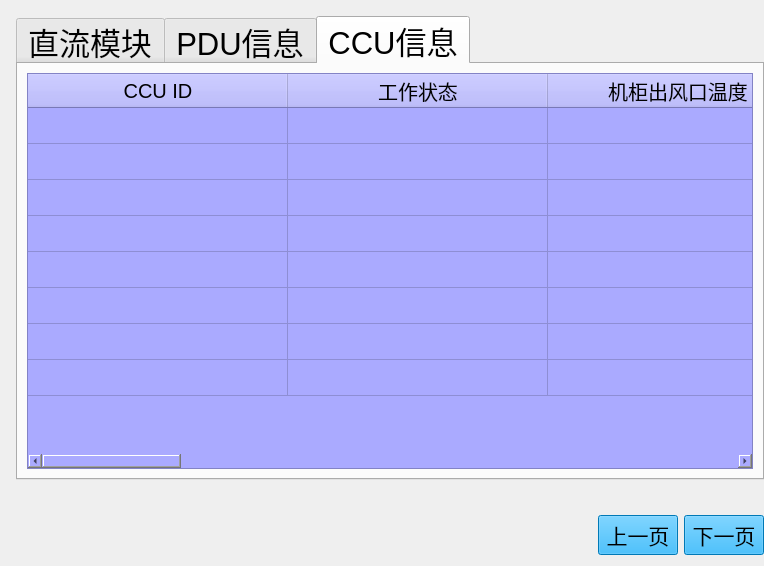
<?xml version="1.0" encoding="UTF-8"?>
<ui version="4.0">
 <class>DCChargerData</class>
 <widget class="QWidget" name="DCChargerData">
  <property name="geometry">
   <rect>
    <x>0</x>
    <y>0</y>
    <width>764</width>
    <height>566</height>
   </rect>
  </property>
  <property name="windowTitle">
   <string>Form</string>
  </property>
  <layout class="QHBoxLayout" name="horizontalLayout">
   <property name="spacing">
    <number>6</number>
   </property>
   <property name="sizeConstraint">
    <enum>QLayout::SetMinAndMaxSize</enum>
   </property>
   <property name="leftMargin">
    <number>16</number>
   </property>
   <property name="topMargin">
    <number>16</number>
   </property>
   <property name="rightMargin">
    <number>0</number>
   </property>
   <item>
    <layout class="QVBoxLayout" name="verticalLayout" stretch="16,1,1">
     <property name="sizeConstraint">
      <enum>QLayout::SetMinAndMaxSize</enum>
     </property>
     <item>
      <widget class="QTabWidget" name="tabWidgetDCInformation">
       <property name="sizePolicy">
        <sizepolicy hsizetype="Preferred" vsizetype="Preferred">
         <horstretch>0</horstretch>
         <verstretch>0</verstretch>
        </sizepolicy>
       </property>
       <property name="font">
        <font>
         <pointsize>23</pointsize>
        </font>
       </property>
       <property name="currentIndex">
        <number>2</number>
       </property>
       <widget class="QWidget" name="widgetDcModule">
        <attribute name="title">
         <string>直流模块</string>
        </attribute>
        <layout class="QVBoxLayout" name="verticalLayout_3">
         <item>
          <widget class="QTableWidget" name="tableWidgetDcModuleDate">
           <property name="font">
            <font>
             <pointsize>15</pointsize>
            </font>
           </property>
           <property name="layoutDirection">
            <enum>Qt::LeftToRight</enum>
           </property>
           <property name="styleSheet">
            <string notr="true">background-color: rgb(170, 170, 255);
color: rgb(0, 0, 0);</string>
           </property>
           <property name="verticalScrollBarPolicy">
            <enum>Qt::ScrollBarAlwaysOff</enum>
           </property>
           <property name="autoScroll">
            <bool>true</bool>
           </property>
           <property name="editTriggers">
            <set>QAbstractItemView::NoEditTriggers</set>
           </property>
           <property name="dragEnabled">
            <bool>false</bool>
           </property>
           <property name="selectionMode">
            <enum>QAbstractItemView::NoSelection</enum>
           </property>
           <attribute name="horizontalHeaderDefaultSectionSize">
            <number>260</number>
           </attribute>
           <attribute name="verticalHeaderVisible">
            <bool>false</bool>
           </attribute>
           <attribute name="verticalHeaderDefaultSectionSize">
            <number>36</number>
           </attribute>
           <row>
            <property name="text">
             <string/>
            </property>
           </row>
           <row>
            <property name="text">
             <string/>
            </property>
           </row>
           <row>
            <property name="text">
             <string/>
            </property>
           </row>
           <row>
            <property name="text">
             <string/>
            </property>
           </row>
           <row>
            <property name="text">
             <string/>
            </property>
           </row>
           <row>
            <property name="text">
             <string/>
            </property>
           </row>
           <row>
            <property name="text">
             <string/>
            </property>
           </row>
           <row>
            <property name="text">
             <string/>
            </property>
           </row>
           <column>
            <property name="text">
             <string>模块ID</string>
            </property>
            <property name="font">
             <font>
              <pointsize>15</pointsize>
             </font>
            </property>
            <property name="background">
             <color>
              <red>0</red>
              <green>170</green>
              <blue>255</blue>
             </color>
            </property>
           </column>
           <column>
            <property name="text">
             <string>工作状态</string>
            </property>
            <property name="font">
             <font>
              <pointsize>15</pointsize>
             </font>
            </property>
            <property name="background">
             <color>
              <red>0</red>
              <green>170</green>
              <blue>255</blue>
             </color>
            </property>
           </column>
           <column>
            <property name="text">
             <string>输出电压</string>
            </property>
            <property name="font">
             <font>
              <pointsize>15</pointsize>
             </font>
            </property>
            <property name="background">
             <color>
              <red>0</red>
              <green>170</green>
              <blue>255</blue>
             </color>
            </property>
           </column>
           <column>
            <property name="text">
             <string>输出电流</string>
            </property>
            <property name="font">
             <font>
              <pointsize>15</pointsize>
             </font>
            </property>
            <property name="background">
             <color>
              <red>0</red>
              <green>170</green>
              <blue>255</blue>
             </color>
            </property>
           </column>
           <column>
            <property name="text">
             <string>模块M1板温</string>
            </property>
            <property name="font">
             <font>
              <pointsize>15</pointsize>
             </font>
            </property>
            <property name="background">
             <color>
              <red>0</red>
              <green>170</green>
              <blue>255</blue>
             </color>
            </property>
           </column>
           <column>
            <property name="text">
             <string>输入A相电压</string>
            </property>
            <property name="font">
             <font>
              <pointsize>15</pointsize>
             </font>
            </property>
            <property name="background">
             <color>
              <red>0</red>
              <green>170</green>
              <blue>255</blue>
             </color>
            </property>
           </column>
           <column>
            <property name="text">
             <string>输入B相电压</string>
            </property>
            <property name="font">
             <font>
              <pointsize>15</pointsize>
             </font>
            </property>
            <property name="background">
             <color>
              <red>0</red>
              <green>170</green>
              <blue>255</blue>
             </color>
            </property>
           </column>
           <column>
            <property name="text">
             <string>输入C相电压</string>
            </property>
            <property name="font">
             <font>
              <pointsize>15</pointsize>
             </font>
            </property>
            <property name="background">
             <color>
              <red>0</red>
              <green>170</green>
              <blue>255</blue>
             </color>
            </property>
           </column>
           <column>
            <property name="text">
             <string>直流模块分组</string>
            </property>
            <property name="font">
             <font>
              <pointsize>15</pointsize>
             </font>
            </property>
            <property name="background">
             <color>
              <red>0</red>
              <green>170</green>
              <blue>255</blue>
             </color>
            </property>
           </column>
           <column>
            <property name="text">
             <string>告警状态</string>
            </property>
            <property name="font">
             <font>
              <pointsize>15</pointsize>
             </font>
            </property>
            <property name="background">
             <color>
              <red>0</red>
              <green>170</green>
              <blue>255</blue>
             </color>
            </property>
           </column>
           <column>
            <property name="text">
             <string>序列号</string>
            </property>
            <property name="font">
             <font>
              <pointsize>15</pointsize>
             </font>
            </property>
            <property name="background">
             <color>
              <red>0</red>
              <green>170</green>
              <blue>255</blue>
             </color>
            </property>
           </column>
           <column>
            <property name="text">
             <string>软件1版本</string>
            </property>
            <property name="font">
             <font>
              <pointsize>15</pointsize>
             </font>
            </property>
            <property name="background">
             <color>
              <red>0</red>
              <green>170</green>
              <blue>255</blue>
             </color>
            </property>
           </column>
           <column>
            <property name="text">
             <string>软件2版本</string>
            </property>
            <property name="font">
             <font>
              <pointsize>15</pointsize>
             </font>
            </property>
            <property name="background">
             <color>
              <red>0</red>
              <green>170</green>
              <blue>255</blue>
             </color>
            </property>
           </column>
           <column>
            <property name="text">
             <string>软件3版本</string>
            </property>
            <property name="font">
             <font>
              <pointsize>15</pointsize>
             </font>
            </property>
            <property name="background">
             <color>
              <red>0</red>
              <green>170</green>
              <blue>255</blue>
             </color>
            </property>
           </column>
           <column>
            <property name="text">
             <string>硬件版本</string>
            </property>
            <property name="font">
             <font>
              <pointsize>15</pointsize>
             </font>
            </property>
            <property name="background">
             <color>
              <red>0</red>
              <green>170</green>
              <blue>255</blue>
             </color>
            </property>
           </column>
           <item row="0" column="0">
            <property name="textAlignment">
             <set>AlignHCenter|AlignVCenter|AlignCenter</set>
            </property>
            <property name="flags">
             <set>ItemIsDragEnabled</set>
            </property>
           </item>
           <item row="7" column="8">
            <property name="text">
             <string/>
            </property>
           </item>
          </widget>
         </item>
        </layout>
       </widget>
       <widget class="QWidget" name="WidgetPDU">
        <attribute name="title">
         <string>PDU信息</string>
        </attribute>
        <layout class="QVBoxLayout" name="verticalLayout_2">
         <item>
          <widget class="QTableWidget" name="tableWidgetPDUDate">
           <property name="font">
            <font>
             <pointsize>15</pointsize>
            </font>
           </property>
           <property name="layoutDirection">
            <enum>Qt::LeftToRight</enum>
           </property>
           <property name="styleSheet">
            <string notr="true">background-color: rgb(170, 170, 255);
color: rgb(0, 0, 0);</string>
           </property>
           <property name="verticalScrollBarPolicy">
            <enum>Qt::ScrollBarAlwaysOff</enum>
           </property>
           <property name="editTriggers">
            <set>QAbstractItemView::NoEditTriggers</set>
           </property>
           <property name="selectionMode">
            <enum>QAbstractItemView::NoSelection</enum>
           </property>
           <attribute name="horizontalHeaderDefaultSectionSize">
            <number>260</number>
           </attribute>
           <attribute name="verticalHeaderVisible">
            <bool>false</bool>
           </attribute>
           <attribute name="verticalHeaderDefaultSectionSize">
            <number>36</number>
           </attribute>
           <row>
            <property name="text">
             <string/>
            </property>
           </row>
           <row>
            <property name="text">
             <string/>
            </property>
           </row>
           <row>
            <property name="text">
             <string/>
            </property>
           </row>
           <row>
            <property name="text">
             <string/>
            </property>
           </row>
           <row>
            <property name="text">
             <string/>
            </property>
           </row>
           <row>
            <property name="text">
             <string/>
            </property>
           </row>
           <row>
            <property name="text">
             <string/>
            </property>
           </row>
           <row>
            <property name="text">
             <string/>
            </property>
           </row>
           <column>
            <property name="text">
             <string>PDU ID</string>
            </property>
            <property name="font">
             <font>
              <pointsize>15</pointsize>
             </font>
            </property>
            <property name="background">
             <color>
              <red>0</red>
              <green>170</green>
              <blue>255</blue>
             </color>
            </property>
           </column>
           <column>
            <property name="text">
             <string>工作状态</string>
            </property>
            <property name="font">
             <font>
              <pointsize>15</pointsize>
             </font>
            </property>
            <property name="background">
             <color>
              <red>0</red>
              <green>170</green>
              <blue>255</blue>
             </color>
            </property>
           </column>
           <column>
            <property name="text">
             <string>输出电压</string>
            </property>
            <property name="font">
             <font>
              <pointsize>15</pointsize>
             </font>
            </property>
            <property name="background">
             <color>
              <red>0</red>
              <green>170</green>
              <blue>255</blue>
             </color>
            </property>
           </column>
           <column>
            <property name="text">
             <string>输出电流</string>
            </property>
            <property name="font">
             <font>
              <pointsize>15</pointsize>
             </font>
            </property>
            <property name="background">
             <color>
              <red>0</red>
              <green>170</green>
              <blue>255</blue>
             </color>
            </property>
           </column>
           <column>
            <property name="text">
             <string>散热器温度</string>
            </property>
            <property name="font">
             <font>
              <pointsize>15</pointsize>
             </font>
            </property>
            <property name="background">
             <color>
              <red>0</red>
              <green>170</green>
              <blue>255</blue>
             </color>
            </property>
           </column>
           <column>
            <property name="text">
             <string>告警状态</string>
            </property>
            <property name="font">
             <font>
              <pointsize>15</pointsize>
             </font>
            </property>
            <property name="background">
             <color>
              <red>0</red>
              <green>170</green>
              <blue>255</blue>
             </color>
            </property>
           </column>
           <column>
            <property name="text">
             <string>序列号</string>
            </property>
            <property name="font">
             <font>
              <pointsize>15</pointsize>
             </font>
            </property>
            <property name="background">
             <color>
              <red>0</red>
              <green>170</green>
              <blue>255</blue>
             </color>
            </property>
           </column>
           <column>
            <property name="text">
             <string>软件1版本</string>
            </property>
            <property name="font">
             <font>
              <pointsize>15</pointsize>
             </font>
            </property>
            <property name="background">
             <color>
              <red>0</red>
              <green>170</green>
              <blue>255</blue>
             </color>
            </property>
           </column>
           <column>
            <property name="text">
             <string>软件2版本</string>
            </property>
            <property name="font">
             <font>
              <pointsize>15</pointsize>
             </font>
            </property>
            <property name="background">
             <color>
              <red>0</red>
              <green>170</green>
              <blue>255</blue>
             </color>
            </property>
           </column>
           <column>
            <property name="text">
             <string>软件3版本</string>
            </property>
            <property name="font">
             <font>
              <pointsize>15</pointsize>
             </font>
            </property>
            <property name="background">
             <color>
              <red>0</red>
              <green>170</green>
              <blue>255</blue>
             </color>
            </property>
           </column>
           <column>
            <property name="text">
             <string>硬件版本</string>
            </property>
            <property name="font">
             <font>
              <pointsize>15</pointsize>
             </font>
            </property>
            <property name="background">
             <color>
              <red>0</red>
              <green>170</green>
              <blue>255</blue>
             </color>
            </property>
           </column>
          </widget>
         </item>
        </layout>
       </widget>
       <widget class="QWidget" name="widgetCCU">
        <attribute name="title">
         <string>CCU信息</string>
        </attribute>
        <layout class="QHBoxLayout" name="horizontalLayout_5">
         <property name="sizeConstraint">
          <enum>QLayout::SetMinAndMaxSize</enum>
         </property>
         <item>
          <widget class="QTableWidget" name="tableWidgetCCUDate">
           <property name="font">
            <font>
             <pointsize>15</pointsize>
            </font>
           </property>
           <property name="layoutDirection">
            <enum>Qt::LeftToRight</enum>
           </property>
           <property name="styleSheet">
            <string notr="true">background-color: rgb(170, 170, 255);
color: rgb(0, 0, 0);</string>
           </property>
           <property name="verticalScrollBarPolicy">
            <enum>Qt::ScrollBarAlwaysOff</enum>
           </property>
           <property name="editTriggers">
            <set>QAbstractItemView::NoEditTriggers</set>
           </property>
           <property name="selectionMode">
            <enum>QAbstractItemView::NoSelection</enum>
           </property>
           <attribute name="horizontalHeaderDefaultSectionSize">
            <number>260</number>
           </attribute>
           <attribute name="verticalHeaderVisible">
            <bool>false</bool>
           </attribute>
           <attribute name="verticalHeaderDefaultSectionSize">
            <number>36</number>
           </attribute>
           <row>
            <property name="text">
             <string/>
            </property>
           </row>
           <row>
            <property name="text">
             <string/>
            </property>
           </row>
           <row>
            <property name="text">
             <string/>
            </property>
           </row>
           <row>
            <property name="text">
             <string/>
            </property>
           </row>
           <row>
            <property name="text">
             <string/>
            </property>
           </row>
           <row>
            <property name="text">
             <string/>
            </property>
           </row>
           <row>
            <property name="text">
             <string/>
            </property>
           </row>
           <row>
            <property name="text">
             <string/>
            </property>
           </row>
           <column>
            <property name="text">
             <string>CCU ID</string>
            </property>
            <property name="font">
             <font>
              <pointsize>15</pointsize>
             </font>
            </property>
            <property name="background">
             <color>
              <red>0</red>
              <green>170</green>
              <blue>255</blue>
             </color>
            </property>
           </column>
           <column>
            <property name="text">
             <string>工作状态</string>
            </property>
            <property name="font">
             <font>
              <pointsize>15</pointsize>
             </font>
            </property>
            <property name="background">
             <color>
              <red>0</red>
              <green>170</green>
              <blue>255</blue>
             </color>
            </property>
           </column>
           <column>
            <property name="text">
             <string>机柜出风口温度</string>
            </property>
            <property name="font">
             <font>
              <pointsize>15</pointsize>
             </font>
            </property>
            <property name="background">
             <color>
              <red>0</red>
              <green>170</green>
              <blue>255</blue>
             </color>
            </property>
           </column>
           <column>
            <property name="text">
             <string>当前输出功率</string>
            </property>
            <property name="font">
             <font>
              <pointsize>15</pointsize>
             </font>
            </property>
            <property name="background">
             <color>
              <red>0</red>
              <green>170</green>
              <blue>255</blue>
             </color>
            </property>
           </column>
           <column>
            <property name="text">
             <string>告警状态</string>
            </property>
            <property name="font">
             <font>
              <pointsize>15</pointsize>
             </font>
            </property>
            <property name="background">
             <color>
              <red>0</red>
              <green>170</green>
              <blue>255</blue>
             </color>
            </property>
           </column>
           <column>
            <property name="text">
             <string>序列号</string>
            </property>
            <property name="font">
             <font>
              <pointsize>15</pointsize>
             </font>
            </property>
            <property name="background">
             <color>
              <red>0</red>
              <green>170</green>
              <blue>255</blue>
             </color>
            </property>
           </column>
           <column>
            <property name="text">
             <string>软件1版本</string>
            </property>
            <property name="font">
             <font>
              <pointsize>15</pointsize>
             </font>
            </property>
            <property name="background">
             <color>
              <red>0</red>
              <green>170</green>
              <blue>255</blue>
             </color>
            </property>
           </column>
           <column>
            <property name="text">
             <string>软件2版本</string>
            </property>
            <property name="font">
             <font>
              <pointsize>15</pointsize>
             </font>
            </property>
            <property name="background">
             <color>
              <red>0</red>
              <green>170</green>
              <blue>255</blue>
             </color>
            </property>
           </column>
           <column>
            <property name="text">
             <string>软件3版本</string>
            </property>
            <property name="font">
             <font>
              <pointsize>15</pointsize>
             </font>
            </property>
            <property name="background">
             <color>
              <red>0</red>
              <green>170</green>
              <blue>255</blue>
             </color>
            </property>
           </column>
           <column>
            <property name="text">
             <string>硬件版本</string>
            </property>
            <property name="font">
             <font>
              <pointsize>15</pointsize>
             </font>
            </property>
            <property name="background">
             <color>
              <red>0</red>
              <green>170</green>
              <blue>255</blue>
             </color>
            </property>
           </column>
          </widget>
         </item>
        </layout>
       </widget>
      </widget>
     </item>
     <item>
      <spacer name="verticalSpacer">
       <property name="orientation">
        <enum>Qt::Vertical</enum>
       </property>
       <property name="sizeHint" stdset="0">
        <size>
         <width>17</width>
         <height>16</height>
        </size>
       </property>
      </spacer>
     </item>
     <item>
      <layout class="QHBoxLayout" name="horizontalLayout_4" stretch="6,3,1,1">
       <property name="sizeConstraint">
        <enum>QLayout::SetMinAndMaxSize</enum>
       </property>
       <item>
        <widget class="QLabel" name="labelShowTotal">
         <property name="font">
          <font>
           <pointsize>16</pointsize>
          </font>
         </property>
         <property name="styleSheet">
          <string notr="true">color: rgb(255, 255, 255);</string>
         </property>
         <property name="text">
          <string/>
         </property>
        </widget>
       </item>
       <item>
        <spacer name="horizontalSpacer">
         <property name="orientation">
          <enum>Qt::Horizontal</enum>
         </property>
         <property name="sizeHint" stdset="0">
          <size>
           <width>40</width>
           <height>20</height>
          </size>
         </property>
        </spacer>
       </item>
       <item>
        <widget class="QPushButton" name="buttonUp">
         <property name="focusPolicy">
          <enum>Qt::NoFocus</enum>
         </property>
         <property name="styleSheet">
          <string notr="true">QPushButton { background-color: rgb(0, 170, 255); color: rgb(0, 0, 0); } 
QPushButton:hover:pressed{ background-color: rgb(0,0,127); color:rgb(255, 255, 255);} 
QPushButton:hover:!pressed{ background-color: rgb(0, 170, 255); color: rgb(0, 0, 0); }
QPushButton {font: 16pt ; } </string>
         </property>
         <property name="text">
          <string>上一页</string>
         </property>
        </widget>
       </item>
       <item>
        <widget class="QPushButton" name="buttonDown">
         <property name="focusPolicy">
          <enum>Qt::NoFocus</enum>
         </property>
         <property name="styleSheet">
          <string notr="true">QPushButton { background-color: rgb(0, 170, 255); color: rgb(0, 0, 0); } 
QPushButton:hover:pressed{ background-color: rgb(0,0,127); color:rgb(255, 255, 255);} 
QPushButton:hover:!pressed{ background-color: rgb(0, 170, 255); color: rgb(0, 0, 0); }
QPushButton {font: 16pt ; } </string>
         </property>
         <property name="text">
          <string>下一页</string>
         </property>
        </widget>
       </item>
      </layout>
     </item>
    </layout>
   </item>
  </layout>
 </widget>
 <resources/>
 <connections/>
</ui>
